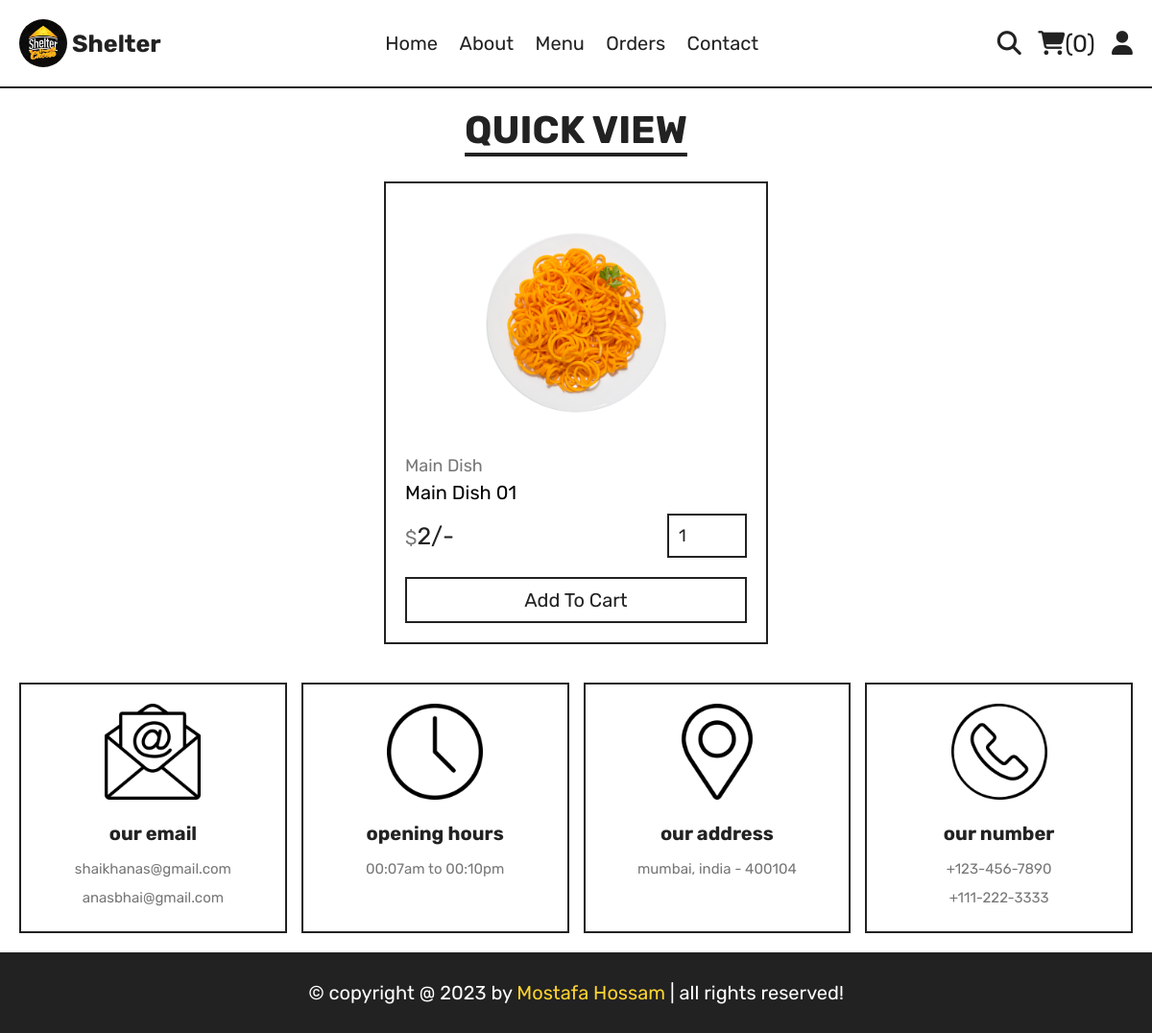
Page /quick_view.php?pid=10 on the committed database.
### tables this page shows
CREATE TABLE `products` (
  `product_id` int(11) NOT NULL,
  `product_name` varchar(100) NOT NULL,
  `product_category` varchar(100) NOT NULL,
  `product_price` int(11) NOT NULL,
  `product_img` varchar(200) NOT NULL
);

### components/function.php (called while the page is built, shortened)
<?php
function getAllDate($table, $col = '', $value = '')
{
    global $connection;
    $condition = '';
    if ($value != '' && $col != '') {
        $condition = "WHERE `$col`='$value'";
    }
    $data = $connection->query("SELECT * FROM `$table` $condition");
    $data = $data->fetchAll(PDO::FETCH_ASSOC);
    return $data;
}
function countOfElement($table, $col = '', $value = '')
{
    global $connection;
    $condition = '';
    if ($value != '' && $col != '') {
        $condition = "WHERE `$col`='$value'";
    }
    $count = $connection->query("SELECT * FROM `$table` $condition");
    return $count->rowCount();
}

### quick_view.php (the view, shortened to what this page needs)
<?php
include_once("components/connection.php");
include_once("components/function.php");
if (isset($_GET['pid'])) {
    $product_id = $_GET['pid'];
    $select_products = getAllDate('products', 'product_id', $product_id);
    $product_exist = countOfElement('products', 'product_id', $product_id);
} else {
    header("location: index.php");
}
?>
<?php include_once("components/user_navbar.php"); ?>
<section class="quick-view">
    <h1 class="title">quick view</h1>
    <?php
    if ($product_exist > 0) {
        foreach ($select_products as $product) {
    ?>
            <form action="" method="post" class="box">
                <img src="uploaded_img2/<?= $product['product_img']; ?>" alt="">
                <a href="category.php?category=<?= $product['product_category']; ?>" class="cat"><?= $product['product_category']; ?></a>
                <div class="name"><?= $product['product_name']; ?></div>
                <div class="flex">
                    <div class="price"><span>$</span><?= $product['product_price']; ?>/-</div>
                    <input type="number" name="qty" class="qty" min="1" max="99" value="1" maxlength="2">
                </div>
                <button type="submit" name="add_to_cart" class="cart-btn">add to cart</button>
            </form>
    <?php
        }
    } else {
        echo '<p class="empty">no products added yet!</p>';
    }
    ?>
</section>
<?php
include_once("components/user_footer.php");
?>

### css/style.css (style rules this page uses)
:root { --yellow: #fed330; --red: #e74c3c; --white: #fff; --black: #222; --light-color: #777; --border: 0.2rem solid var(--black); }
* { font-family: "Rubik", sans-serif; margin: 0; padding: 0; box-sizing: border-box; outline: none; border: none; text-decoration: none; transition: 0.2s linear; }
html { font-size: 62.5%; overflow-x: hidden; scroll-behavior: smooth; scroll-padding-top: 8rem; }
section { max-width: 1200px; margin: 0 auto; padding: 2rem; }
.title { text-align: center; margin-bottom: 3rem; font-size: 4rem; color: var(--black); text-transform: uppercase; text-decoration: underline; text-underline-offset: 1rem; }
.quick-view form { max-width: 40rem; padding: 2rem; border: var(--border); position: relative; margin: 0 auto; }
.quick-view form img { height: 25rem; width: 100%; object-fit: contain; margin-bottom: 1rem; }
.quick-view form .cat { font-size: 1.8rem; color: var(--light-color); text-transform: capitalize; }
.quick-view form .name { font-size: 2rem; margin: 0.5rem 0; text-transform: capitalize; }
.quick-view form .flex { display: flex; justify-content: space-between; align-items: center; gap: 1.5rem; margin: 1rem 0; }
.quick-view form .flex .price { font-size: 2.5rem; color: var(--black); }
.quick-view form .flex .price span { font-size: 2rem; color: var(--light-color); }
.quick-view form .flex .qty { border: var(--border); padding: 1rem; font-size: 1.8rem; color: var(--black); }
.quick-view form .cart-btn { width: 100%; padding: 1rem 3rem; text-align: center; border: var(--border); font-size: 2rem; color: var(--black); cursor: pointer; text-transform: capitalize; background: none; margin-top: 1rem; }

### rows in the picture
products: product_img (picture), product_category "Main Dish", product_name "Main Dish 01", product_price "2"

### other values in the picture
$count_product_in_cart "0"
date_format(date_create(), 'Y') "2023"
